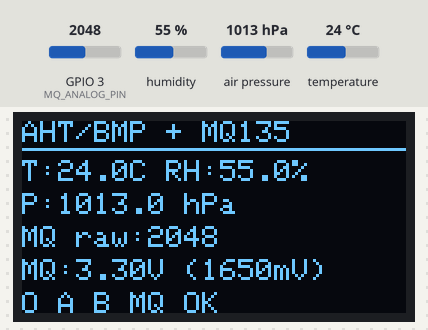
This sketch was run on a simulated ESP32-C3. Shown: 128×64 one-colour display. The inputs (shaded band) are chosen by the test bench; at power-on: GPIO 3 (MQ_ANALOG_PIN) = 2048, humidity 55 %, air pressure 1013 hPa, temperature 24 °C (analog values on the 0–4095 scale). What the sketch prints to the serial monitor is not drawn.

Above: at 2.8 s.
2.9 s: GPIO 3 (MQ_ANALOG_PIN) set to 3972
At 4.4 s:
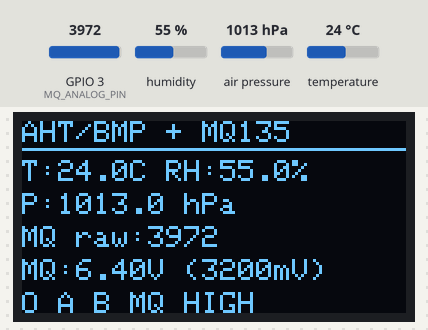
5.3 s: humidity set to 22 %
At 7.0 s:
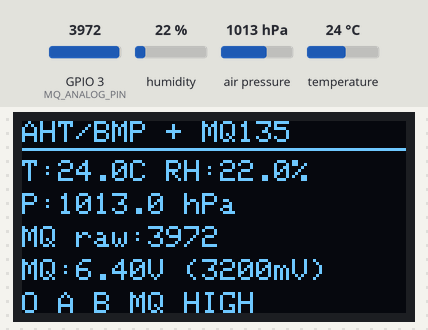
7.3 s: GPIO 3 (MQ_ANALOG_PIN) set to 3039
At 8.8 s:
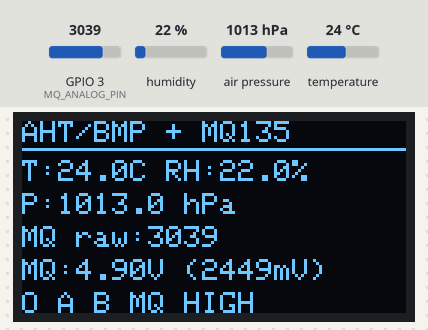
9.3 s: GPIO 3 (MQ_ANALOG_PIN) set to 2916
At 10.3 s:
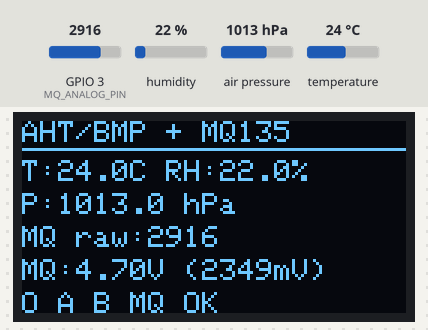
11.3 s: air pressure set to 952 hPa
At 13.0 s:
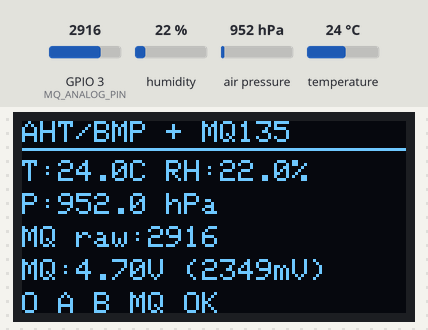
13.3 s: temperature set to 12 °C
At 14.5 s:
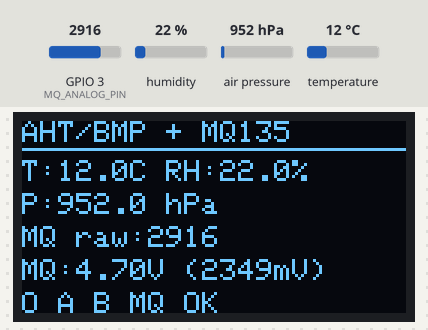
Timing chart, 0 to 16.3 s (numbered marks = the images above; inputs shaded):
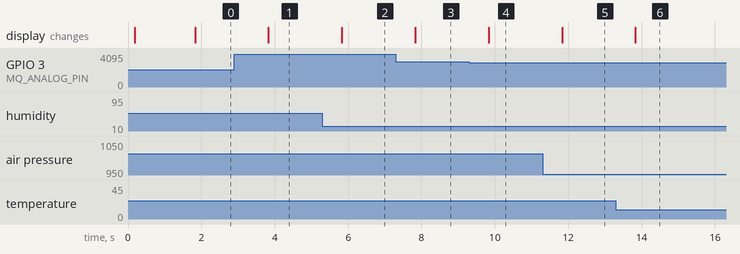

The sketch:

all_sensors_oled_mq135_test.ino
```cpp
#include <Arduino.h>
#include <Wire.h>
#include <Adafruit_GFX.h>
#include <Adafruit_SSD1306.h>
#include <Adafruit_AHTX0.h>
#include <Adafruit_BMP280.h>
#include <math.h>

// ESP32-C3 test for the complete prototype sensor set:
//   - 128x64 SSD1306 I2C OLED
//   - combined AHT20 + BMP280 I2C module
//   - four-pin MQ-135 analog gas-response module (AO used, DO unused)
//
// The MQ-135 AO pin must go through a voltage divider before GPIO3.
// The MQ-135 DO comparator output is intentionally not connected or used.
// This sketch reports MQ-135 raw ADC response and voltage only. It does not
// convert the reading to calibrated ammonia concentration.

// ---------- ESP32-C3 pins ----------
constexpr int I2C_SDA_PIN = 4;
constexpr int I2C_SCL_PIN = 5;
constexpr int MQ_ANALOG_PIN = 3;  // ADC1_CH3 on ESP32-C3

// ---------- I2C addresses ----------
constexpr uint8_t OLED_ADDRESS_1 = 0x3C;
constexpr uint8_t OLED_ADDRESS_2 = 0x3D;
constexpr uint8_t AHT20_ADDRESS = 0x38;
constexpr uint8_t BMP280_ADDRESS_1 = 0x76;
constexpr uint8_t BMP280_ADDRESS_2 = 0x77;

// ---------- Display and MQ configuration ----------
constexpr uint8_t OLED_WIDTH = 128;
constexpr uint8_t OLED_HEIGHT = 64;
constexpr int8_t OLED_RESET_PIN = -1;

// MQ AO -> 10 kOhm -> GPIO3 -> 10 kOhm -> GND.
constexpr float MQ_DIVIDER_SCALE = 2.0f;
constexpr uint16_t MQ_ADC_WARNING_MV = 2400;
constexpr uint8_t MQ_SAMPLES = 16;
constexpr uint32_t READING_INTERVAL_MS = 2000;

Adafruit_SSD1306 display(OLED_WIDTH, OLED_HEIGHT, &Wire, OLED_RESET_PIN);
Adafruit_AHTX0 aht20;
Adafruit_BMP280 bmp280(&Wire);

bool oledReady = false;
bool ahtReady = false;
bool bmpReady = false;
uint8_t oledAddress = 0;
uint8_t bmpAddress = 0;
uint32_t lastReading = 0;

struct SensorReadings {
  float ahtTemperatureC = NAN;
  float humidityPercent = NAN;
  float bmpTemperatureC = NAN;
  float pressureHpa = NAN;
  uint16_t mqRaw = 0;
  uint16_t mqAdcMilliVolts = 0;
  float mqModuleVolts = NAN;
};

bool i2cDevicePresent(uint8_t address) {
  Wire.beginTransmission(address);
  return Wire.endTransmission() == 0;
}

void printHexAddress(uint8_t address) {
  Serial.print("0x");
  if (address < 0x10) {
    Serial.print('0');
  }
  Serial.print(address, HEX);
}

void scanI2CBus() {
  uint8_t deviceCount = 0;

  Serial.println("I2C scan:");
  for (uint8_t address = 1; address < 127; ++address) {
    Wire.beginTransmission(address);
    const uint8_t error = Wire.endTransmission();

    if (error == 0) {
      Serial.print("  Device found at ");
      printHexAddress(address);

      if (address == OLED_ADDRESS_1 || address == OLED_ADDRESS_2) {
        Serial.print(" (OLED)");
      } else if (address == AHT20_ADDRESS) {
        Serial.print(" (AHT20)");
      } else if (address == BMP280_ADDRESS_1 || address == BMP280_ADDRESS_2) {
        Serial.print(" (BMP280 possible address)");
      }
      Serial.println();
      ++deviceCount;
    }
  }

  Serial.print("I2C devices found: ");
  Serial.println(deviceCount);
}

bool beginOled() {
  if (i2cDevicePresent(OLED_ADDRESS_1)) {
    oledAddress = OLED_ADDRESS_1;
  } else if (i2cDevicePresent(OLED_ADDRESS_2)) {
    oledAddress = OLED_ADDRESS_2;
  } else {
    return false;
  }

  return display.begin(SSD1306_SWITCHCAPVCC, oledAddress, true, false);
}

bool beginBmp280() {
  if (i2cDevicePresent(BMP280_ADDRESS_1) && bmp280.begin(BMP280_ADDRESS_1)) {
    bmpAddress = BMP280_ADDRESS_1;
    return true;
  }

  if (i2cDevicePresent(BMP280_ADDRESS_2) && bmp280.begin(BMP280_ADDRESS_2)) {
    bmpAddress = BMP280_ADDRESS_2;
    return true;
  }

  return false;
}

SensorReadings readSensors() {
  SensorReadings readings;

  if (ahtReady) {
    sensors_event_t humidityEvent;
    sensors_event_t temperatureEvent;

    if (aht20.getEvent(&humidityEvent, &temperatureEvent)) {
      readings.ahtTemperatureC = temperatureEvent.temperature;
      readings.humidityPercent = humidityEvent.relative_humidity;
    }
  }

  if (bmpReady) {
    readings.bmpTemperatureC = bmp280.readTemperature();
    readings.pressureHpa = bmp280.readPressure() / 100.0f;
  }

  uint32_t rawTotal = 0;
  uint32_t adcMilliVoltTotal = 0;
  for (uint8_t sample = 0; sample < MQ_SAMPLES; ++sample) {
    rawTotal += analogRead(MQ_ANALOG_PIN);
#if defined(ARDUINO_ARCH_ESP32)
    adcMilliVoltTotal += analogReadMilliVolts(MQ_ANALOG_PIN);
#else
    adcMilliVoltTotal += analogRead(MQ_ANALOG_PIN) * 3300UL / 1023UL;
#endif
    delay(2);
  }

  readings.mqRaw = rawTotal / MQ_SAMPLES;
  readings.mqAdcMilliVolts = adcMilliVoltTotal / MQ_SAMPLES;
  readings.mqModuleVolts = readings.mqAdcMilliVolts / 1000.0f * MQ_DIVIDER_SCALE;

  return readings;
}

void printValueOrError(float value, uint8_t decimals) {
  if (isnan(value)) {
    display.print("ERR");
  } else {
    display.print(value, decimals);
  }
}

void showOnOled(const SensorReadings &readings) {
  if (!oledReady) {
    return;
  }

  display.clearDisplay();
  display.setTextColor(SSD1306_WHITE);
  display.setTextSize(1);

  display.setCursor(0, 0);
  display.println("AHT/BMP + MQ135");
  display.drawLine(0, 9, OLED_WIDTH - 1, 9, SSD1306_WHITE);

  display.setCursor(0, 13);
  display.print("T:");
  printValueOrError(readings.ahtTemperatureC, 1);
  display.print("C RH:");
  printValueOrError(readings.humidityPercent, 1);
  display.println("%");

  display.setCursor(0, 24);
  display.print("P:");
  printValueOrError(readings.pressureHpa, 1);
  display.println(" hPa");

  display.setCursor(0, 35);
  display.print("MQ raw:");
  display.println(readings.mqRaw);

  display.setCursor(0, 46);
  display.print("MQ:");
  display.print(readings.mqModuleVolts, 2);
  display.print("V (");
  display.print(readings.mqAdcMilliVolts);
  display.println("mV)");

  display.setCursor(0, 57);
  display.print(oledReady ? "O" : "-");
  display.print(ahtReady ? " A" : " -");
  display.print(bmpReady ? " B" : " -");
  display.print(readings.mqAdcMilliVolts >= MQ_ADC_WARNING_MV ? " MQ HIGH" : " MQ OK");

  display.display();
}

void printToSerial(const SensorReadings &readings) {
  Serial.print("AHT20: ");
  if (isnan(readings.ahtTemperatureC) || isnan(readings.humidityPercent)) {
    Serial.print("ERROR");
  } else {
    Serial.print(readings.ahtTemperatureC, 2);
    Serial.print(" C, RH=");
    Serial.print(readings.humidityPercent, 2);
    Serial.print(" %");
  }

  Serial.print(" | BMP280: ");
  if (isnan(readings.bmpTemperatureC) || isnan(readings.pressureHpa)) {
    Serial.print("ERROR");
  } else {
    Serial.print(readings.bmpTemperatureC, 2);
    Serial.print(" C, pressure=");
    Serial.print(readings.pressureHpa, 2);
    Serial.print(" hPa");
  }

  Serial.print(" | MQ135: raw=");
  Serial.print(readings.mqRaw);
  Serial.print(", ADC=");
  Serial.print(readings.mqAdcMilliVolts);
  Serial.print(" mV, module=");
  Serial.print(readings.mqModuleVolts, 3);
  Serial.print(" V");
  if (readings.mqAdcMilliVolts >= MQ_ADC_WARNING_MV) {
    Serial.print(" [ADC HIGH]");
  }
  Serial.println();
}

void showStartupStatus() {
  if (!oledReady) {
    return;
  }

  display.clearDisplay();
  display.setTextColor(SSD1306_WHITE);
  display.setTextSize(1);
  display.setCursor(0, 0);
  display.println("Complete sensor test");
  display.setCursor(0, 14);
  display.print("OLED: ");
  display.println("OK");
  display.setCursor(0, 26);
  display.print("AHT20: ");
  display.println(ahtReady ? "OK" : "ERROR");
  display.setCursor(0, 38);
  display.print("BMP280: ");
  display.println(bmpReady ? "OK" : "ERROR");
  display.setCursor(0, 50);
  display.println("MQ AO GPIO3; DO NC");
  display.display();
  delay(1500);
}

void setup() {
  Serial.begin(115200);

  const uint32_t serialWaitStart = millis();
  while (!Serial && millis() - serialWaitStart < 5000) {
    delay(10);
  }
  delay(100);

  Serial.println();
  Serial.println("ESP32-C3 complete OLED + AHT20/BMP280 + MQ135 test");
  Serial.print("I2C pins: SDA=GPIO");
  Serial.print(I2C_SDA_PIN);
  Serial.print(", SCL=GPIO");
  Serial.println(I2C_SCL_PIN);
  Serial.println("MQ135: AO -> 10k/10k divider -> GPIO3; DO unused.");

#if defined(ARDUINO_ARCH_ESP32)
  Wire.begin(I2C_SDA_PIN, I2C_SCL_PIN);
  analogReadResolution(12);
  analogSetPinAttenuation(MQ_ANALOG_PIN, ADC_11db);
#else
  Wire.begin();
#endif

  scanI2CBus();

  oledReady = beginOled();
  Serial.print("OLED ");
  printHexAddress(oledAddress);
  Serial.println(oledReady ? ": connected" : ": not detected");

  ahtReady = aht20.begin(&Wire, 0, AHT20_ADDRESS);
  Serial.print("AHT20 on combined module ");
  printHexAddress(AHT20_ADDRESS);
  Serial.println(ahtReady ? ": connected" : ": not detected");

  bmpReady = beginBmp280();
  Serial.print("BMP280 on combined module ");
  if (bmpReady) {
    printHexAddress(bmpAddress);
  } else {
    Serial.print("0x76/0x77");
  }
  Serial.println(bmpReady ? ": connected" : ": not detected");

  showStartupStatus();
}

void loop() {
  const uint32_t now = millis();
  if (lastReading != 0 && now - lastReading < READING_INTERVAL_MS) {
    delay(5);
    return;
  }

  lastReading = now;
  const SensorReadings readings = readSensors();
  showOnOled(readings);
  printToSerial(readings);
}
```

Measured:
- the behaviour switches between 2979 and 2978 on GPIO 3 (MQ_ANALOG_PIN) (found by bisection; images 3 and 4)
- after the input at 2.9 s, the display: changes after 0.93 s (image 1)
- after the input at 5.3 s, the display: changes after 0.53 s (image 2)
- after the input at 7.3 s, the display: changes after 0.53 s (image 3)
- after the input at 9.3 s, the display: changes after 0.53 s (image 4)
- after the input at 11.3 s, the display: changes after 0.53 s (image 5)
- after the input at 13.3 s, the display: changes after 0.53 s (image 6)
